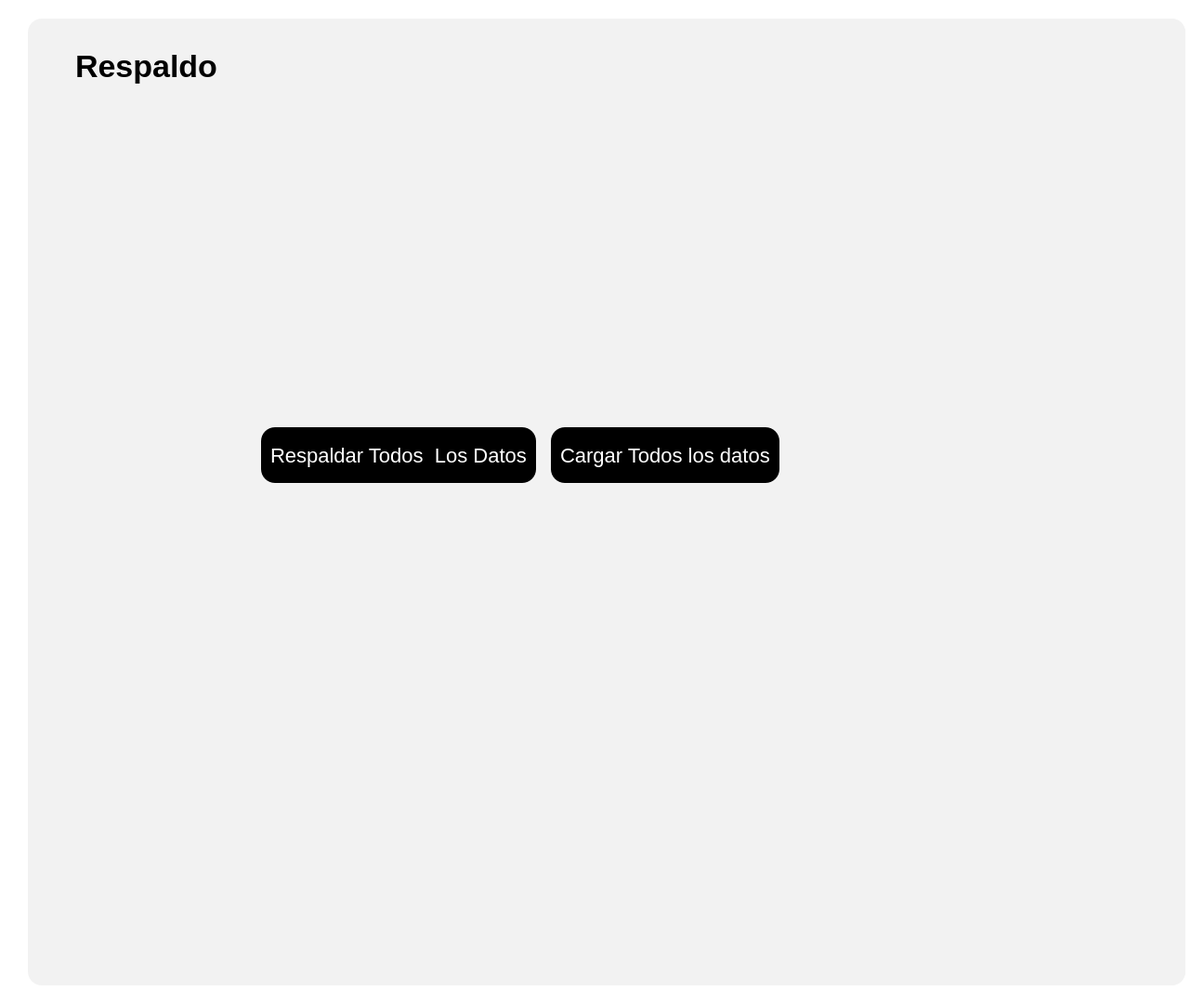
<?xml version="1.0" encoding="UTF-8"?>
<ui version="4.0">
 <class>Form</class>
 <widget class="QWidget" name="Form">
  <property name="geometry">
   <rect>
    <x>0</x>
    <y>0</y>
    <width>1296</width>
    <height>1081</height>
   </rect>
  </property>
  <property name="windowTitle">
   <string>Form</string>
  </property>
  <property name="styleSheet">
   <string notr="true">background-color: rgb(255, 255, 255);
</string>
  </property>
  <layout class="QHBoxLayout" name="horizontalLayout">
   <item>
    <widget class="QWidget" name="Contenedor" native="true">
     <property name="styleSheet">
      <string notr="true">
QPushButton {
    background-color: black; /* Fondo blanco */
    border: none; /* Sin borde ni decoración inicial */
    color:  white; /* Color del texto */
    border-radius: 15px; /* Bordes circulares */
    padding: 5px 10px; /* Espaciado interno para mejor apariencia */
	height: 40px; /* Altura del botón */
    text-align: center; /* Alinea el texto del botón a la izquierda */
    font-size: 18px; /* Tamaño de fuente */
	margin-top:20px;
}

QPushButton:hover {
    background-color: rgb(106, 106, 106); /* Gris claro al pasar el mouse */
    cursor: pointer; /* Cursor de mano al pasar sobre el botón */
}

QToolButton {
    background-color: white; /* Fondo blanco */
    border: none; /* Sin borde ni decoración inicial */
    color:  rgb(50, 50, 50); /* Color del texto */
    border-radius: 15px; /* Bordes circulares */
    padding: 5px 10px; /* Espaciado interno para mejor apariencia */
	height: 40px; /* Altura del botón */
    text-align: left; /* Alinea el texto del botón a la izquierda */
    font-size: 18px; /* Tamaño de fuente */
    cursor: pointer;
}

QToolButton:hover {
    background-color: #f2f2f2; /* Gris claro al pasar el mouse */
    cursor: pointer;
}
QLineEdit {
    background-color: rgb(255, 255, 255); /* Fondo blanco */
    border: none; /* Sin bordes visibles */
    padding: 4px; /* Espaciado interno entre el texto y los bordes */
    margin-right: 5px; /* Espaciado externo solo a la derecha */
    border-radius: 10px; /* Bordes redondeados */
    color: black; /* Texto negro */
    text-align: left; /* Texto alineado a la izquierda */
    font-size: 18px; /* Tamaño del texto */
}

/* Cuando el QLineEdit está enfocado (se está escribiendo) */
QLineEdit:focus {
    background-color: rgb(230, 230, 250); /* Color de fondo cuando el campo está activo */
    border: 1px solid rgb(0, 0, 0); /* Borde negro al estar activo */
}

QLabel {
    font-size: 20px; /* Tamaño de fuente */
    color:  black; /* Color del texto */
    margin-right: 10px; /* Espaciado a la derecha */
    padding: 5px; /* Espaciado interno */
    text-align: left; /* Alineación del texto a la izquierda */
}
QTableWidget {
    border: none;
    background-color: #ffffff; /* Fondo blanco para la tabla */
    box-shadow: 0 4px 8px rgba(0, 0, 0, 0.1); /* Sombra suave alrededor de la tabla */
}

QTableWidget::item {
    background-color: #f2f2f2; 
    border: none; 
    transition: background-color 0.3s ease; /* Suavizado de transición de color de fondo */
    pointer-events: none; /* Desactiva la interacción con las celdas (como editar) */
}

QTableWidget::item:selected {
    background-color: #aad4ff; /* Color azul claro para celdas seleccionadas */
    color: black; /* Texto negro para celdas seleccionadas */
}

QTableWidget::item:hover {
    background-color: #e6e6e6; /* Color de fondo al pasar el cursor sobre las celdas */
}

QHeaderView::section {
    border: none; 
    background-color: #f2f2f2; 
    font-weight: normal; /* No negritas */
    text-align: center; /* Centrado del texto en los encabezados */
    box-shadow: 0 2px 4px rgba(0, 0, 0, 0.1); /* Sombra suave para los encabezados */
}

QHeaderView::section:focus {
    background-color: #f2f2f2; /* Sin color de fondo cuando está en foco */
    border: none; /* Sin borde cuando está en foco */
}

QTableWidget::item:focus {
    border: none; /* Sin borde cuando las celdas tienen el foco */
    background-color: #f2f2f2; /* Mantener el fondo sin color azul */
}

QTableCornerButton::section {
    background-color: #f2f2f2; 
    border: none; 
}

QTableWidget::verticalHeader {
    background-color: #f2f2f2;
    border: none;
    font-weight: normal; /* No negritas */
}

QTableWidget::item:hover {
    background-color: #e6e6e6; /* Color de fondo al pasar el cursor sobre las celdas */
}

/* Personalización de la barra de desplazamiento */
QScrollBar:vertical {
    border: none;
    background: #f7f7f7; /* Fondo de la barra */
    width: 8px; /* Barra más delgada */
    border-radius: 4px; /* Bordes más redondeados */
}

QScrollBar::handle:vertical {
    background: #bbb; /* Fondo del control deslizante */
    min-height: 20px; /* Control deslizante más delgado */
    border-radius: 4px; /* Bordes redondeados */
    transition: background-color 0.3s ease; /* Transición suave para el cambio de color */
}

QScrollBar::handle:vertical:hover {
    background: #888; /* Color más oscuro cuando el control deslizante está siendo desplazado */
}

QScrollBar::add-line:vertical, QScrollBar::sub-line:vertical {
    border: none;
    background: #f2f2f2; /* Fondo para los botones de la barra */
    height: 0px; /* Sin altura para los botones */
}

QScrollBar:horizontal {
    border: none;
    background: #f7f7f7; /* Fondo de la barra */
    height: 8px; /* Barra más delgada */
    border-radius: 4px; /* Bordes más redondeados */
}

QScrollBar::handle:horizontal {
    background: #bbb; /* Fondo del control deslizante */
    min-width: 20px; /* Control deslizante más delgado */
    border-radius: 4px; /* Bordes redondeados */
    transition: background-color 0.3s ease; /* Transición suave para el cambio de color */
}

QScrollBar::handle:horizontal:hover {
    background: #888; /* Color más oscuro cuando el control deslizante está siendo desplazado */
}

QScrollBar::add-line:horizontal, QScrollBar::sub-line:horizontal {
    border: none;
    background: #f2f2f2; /* Fondo para los botones de la barra */
    width: 0px; /* Sin ancho para los botones */
}


</string>
     </property>
     <layout class="QHBoxLayout" name="horizontalLayout_2">
      <item>
       <widget class="QStackedWidget" name="Contenido">
        <property name="styleSheet">
         <string notr="true">margin-left:10px;
border-radius:15px;

background-color: #f2f2f2; 


</string>
        </property>
        <widget class="QWidget" name="ContenidoPage1">
         <layout class="QVBoxLayout" name="verticalLayout_2">
          <item>
           <widget class="QWidget" name="widget_2" native="true">
            <property name="styleSheet">
             <string notr="true"/>
            </property>
            <layout class="QVBoxLayout" name="verticalLayout_4">
             <item>
              <widget class="QWidget" name="widget_3" native="true">
               <property name="styleSheet">
                <string notr="true"/>
               </property>
               <layout class="QVBoxLayout" name="verticalLayout_5">
                <item alignment="Qt::AlignTop">
                 <widget class="QLabel" name="LabelRespaldo">
                  <property name="styleSheet">
                   <string notr="true">#LabelRespaldo {
    font-weight: bold; /* Negrita */
    font-size: 34px; /* Tamaño de fuente */
}
</string>
                  </property>
                  <property name="text">
                   <string>Respaldo</string>
                  </property>
                 </widget>
                </item>
               </layout>
              </widget>
             </item>
             <item>
              <widget class="QWidget" name="widget_4" native="true">
               <property name="sizePolicy">
                <sizepolicy hsizetype="Fixed" vsizetype="Fixed">
                 <horstretch>0</horstretch>
                 <verstretch>0</verstretch>
                </sizepolicy>
               </property>
               <property name="minimumSize">
                <size>
                 <width>800</width>
                 <height>0</height>
                </size>
               </property>
               <property name="styleSheet">
                <string notr="true"/>
               </property>
               <layout class="QHBoxLayout" name="horizontalLayout_3">
                <item>
                 <widget class="QLabel" name="label">
                  <property name="styleSheet">
                   <string notr="true"/>
                  </property>
                  <property name="text">
                   <string/>
                  </property>
                  <property name="pixmap">
                   <pixmap>../../assets/Respaldo.png</pixmap>
                  </property>
                  <property name="scaledContents">
                   <bool>false</bool>
                  </property>
                 </widget>
                </item>
                <item alignment="Qt::AlignHCenter">
                 <widget class="QPushButton" name="BtnRespaldoExportar">
                  <property name="sizePolicy">
                   <sizepolicy hsizetype="Fixed" vsizetype="Fixed">
                    <horstretch>0</horstretch>
                    <verstretch>0</verstretch>
                   </sizepolicy>
                  </property>
                  <property name="minimumSize">
                   <size>
                    <width>0</width>
                    <height>80</height>
                   </size>
                  </property>
                  <property name="cursor">
                   <cursorShape>PointingHandCursor</cursorShape>
                  </property>
                  <property name="styleSheet">
                   <string notr="true">QPushButton {
    background-color: black; /* Fondo blanco */
    border: none; /* Sin borde ni decoración inicial */
    color:  white;
    border-radius: 15px; /* Bordes circulares */
    padding: 5px 10px; /* Espaciado interno para mejor apariencia */
	height: 40px; /* Altura del botón */
    text-align: left; /* Alinea el texto del botón a la izquierda */
    font-size: 22px; /* Tamaño de fuente */
    cursor: pointer;
}

QPushButton:hover {

    background-color: rgb(106, 106, 106); /* Gris claro al pasar el mouse */
    cursor: pointer;
}</string>
                  </property>
                  <property name="text">
                   <string>Respaldar Todos  Los Datos</string>
                  </property>
                 </widget>
                </item>
                <item alignment="Qt::AlignHCenter">
                 <widget class="QPushButton" name="BtnRespaldoImportar">
                  <property name="sizePolicy">
                   <sizepolicy hsizetype="Fixed" vsizetype="Fixed">
                    <horstretch>0</horstretch>
                    <verstretch>0</verstretch>
                   </sizepolicy>
                  </property>
                  <property name="minimumSize">
                   <size>
                    <width>0</width>
                    <height>80</height>
                   </size>
                  </property>
                  <property name="cursor">
                   <cursorShape>PointingHandCursor</cursorShape>
                  </property>
                  <property name="styleSheet">
                   <string notr="true">QPushButton {
    background-color: black; /* Fondo blanco */
    border: none; /* Sin borde ni decoración inicial */
    color:  white;
    border-radius: 15px; /* Bordes circulares */
    padding: 5px 10px; /* Espaciado interno para mejor apariencia */
	height: 40px; /* Altura del botón */
    text-align: left; /* Alinea el texto del botón a la izquierda */
    font-size: 22px; /* Tamaño de fuente */
    cursor: pointer;
}

QPushButton:hover {

    background-color: rgb(106, 106, 106); /* Gris claro al pasar el mouse */
    cursor: pointer;
}</string>
                  </property>
                  <property name="text">
                   <string>Cargar Todos los datos</string>
                  </property>
                 </widget>
                </item>
               </layout>
              </widget>
             </item>
            </layout>
           </widget>
          </item>
          <item>
           <widget class="QWidget" name="widget" native="true">
            <property name="styleSheet">
             <string notr="true"/>
            </property>
            <layout class="QVBoxLayout" name="verticalLayout_3"/>
           </widget>
          </item>
         </layout>
        </widget>
       </widget>
      </item>
     </layout>
    </widget>
   </item>
  </layout>
 </widget>
 <resources/>
 <connections/>
</ui>
